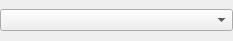
<?xml version="1.0" encoding="UTF-8"?>
<ui version="4.0">
 <class>EmulatorOutputDeviceSettingsWidget</class>
 <widget class="QWidget" name="EmulatorOutputDeviceSettingsWidget">
  <property name="geometry">
   <rect>
    <x>0</x>
    <y>0</y>
    <width>233</width>
    <height>41</height>
   </rect>
  </property>
  <property name="windowTitle">
   <string>Form</string>
  </property>
  <layout class="QGridLayout" name="gridLayout">
   <property name="leftMargin">
    <number>0</number>
   </property>
   <property name="topMargin">
    <number>0</number>
   </property>
   <property name="rightMargin">
    <number>0</number>
   </property>
   <property name="bottomMargin">
    <number>0</number>
   </property>
   <item row="0" column="0">
    <widget class="QComboBox" name="outputDeviceComboBox"/>
   </item>
  </layout>
 </widget>
 <resources/>
 <connections/>
</ui>
